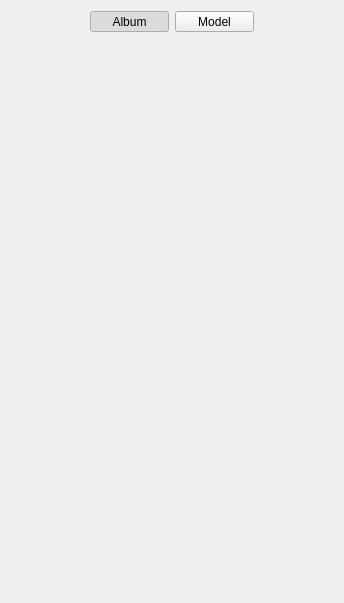
<ui version="4.0" >
 <class>LeftSideDock</class>
 <widget class="QWidget" name="LeftSideDock" >
  <property name="geometry" >
   <rect>
    <x>0</x>
    <y>0</y>
    <width>344</width>
    <height>603</height>
   </rect>
  </property>
  <property name="windowTitle" >
   <string>Form</string>
  </property>
  <layout class="QVBoxLayout" name="verticalLayout_3" >
   <item>
    <layout class="QHBoxLayout" name="horizontalLayout_2" >
     <item>
      <spacer name="horizontalSpacer_2" >
       <property name="orientation" >
        <enum>Qt::Horizontal</enum>
       </property>
       <property name="sizeHint" stdset="0" >
        <size>
         <width>40</width>
         <height>20</height>
        </size>
       </property>
      </spacer>
     </item>
     <item>
      <widget class="QToolButton" name="albumCmd" >
       <property name="sizePolicy" >
        <sizepolicy vsizetype="Fixed" hsizetype="Expanding" >
         <horstretch>0</horstretch>
         <verstretch>0</verstretch>
        </sizepolicy>
       </property>
       <property name="toolTip" >
        <string>Current Album</string>
       </property>
       <property name="text" >
        <string>Album</string>
       </property>
       <property name="icon" >
        <iconset resource="glc_player.qrc" >
         <normaloff>:/images/Album.png</normaloff>:/images/Album.png</iconset>
       </property>
       <property name="checkable" >
        <bool>true</bool>
       </property>
       <property name="checked" >
        <bool>true</bool>
       </property>
       <property name="autoExclusive" >
        <bool>true</bool>
       </property>
       <property name="toolButtonStyle" >
        <enum>Qt::ToolButtonTextBesideIcon</enum>
       </property>
      </widget>
     </item>
     <item>
      <widget class="QToolButton" name="modelCmd" >
       <property name="sizePolicy" >
        <sizepolicy vsizetype="Fixed" hsizetype="Expanding" >
         <horstretch>0</horstretch>
         <verstretch>0</verstretch>
        </sizepolicy>
       </property>
       <property name="toolTip" >
        <string>Model Structure</string>
       </property>
       <property name="text" >
        <string>Model</string>
       </property>
       <property name="icon" >
        <iconset resource="glc_player.qrc" >
         <normaloff>:/images/Logo.png</normaloff>:/images/Logo.png</iconset>
       </property>
       <property name="checkable" >
        <bool>true</bool>
       </property>
       <property name="autoExclusive" >
        <bool>true</bool>
       </property>
       <property name="toolButtonStyle" >
        <enum>Qt::ToolButtonTextBesideIcon</enum>
       </property>
      </widget>
     </item>
     <item>
      <spacer name="horizontalSpacer_3" >
       <property name="orientation" >
        <enum>Qt::Horizontal</enum>
       </property>
       <property name="sizeHint" stdset="0" >
        <size>
         <width>40</width>
         <height>20</height>
        </size>
       </property>
      </spacer>
     </item>
    </layout>
   </item>
   <item>
    <widget class="QStackedWidget" name="stackedWidget" >
     <property name="frameShape" >
      <enum>QFrame::NoFrame</enum>
     </property>
     <widget class="QWidget" name="page" >
      <layout class="QVBoxLayout" name="verticalLayout_2" />
     </widget>
     <widget class="QWidget" name="page_2" >
      <layout class="QVBoxLayout" name="verticalLayout_7" />
     </widget>
    </widget>
   </item>
  </layout>
 </widget>
 <resources>
  <include location="glc_player.qrc" />
 </resources>
 <connections/>
</ui>
